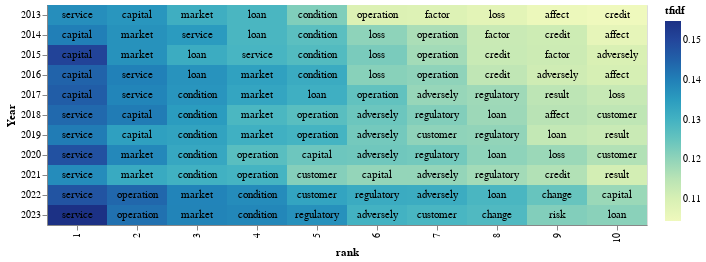

Notebook code for this chart:
### Markdown cell above
**Type1**

### Code cell
filtered_df = tfidf_df[~tfidf_df['Company'].isin(['JPM', 'GS', 'SCHW','Citi','BofA','MS'])]

average_tfidf = filtered_df.groupby(['Year', 'term'])['tfidf'].mean()

average_tfidf_df = average_tfidf.reset_index()

top_tfidf = average_tfidf_df.sort_values(by=['Year','tfidf'], ascending=[True,False]).groupby(['Year']).head(10)

top_tfidf_plusRand = top_tfidf.copy()
top_tfidf_plusRand['tfidf'] = top_tfidf_plusRand['tfidf'] + np.random.rand(top_tfidf.shape[0])*0.0001


base = alt.Chart(top_tfidf_plusRand).encode(
    x = 'rank:O',
    y = 'Year:N'
).transform_window(
    rank = "rank()",
    sort = [alt.SortField("tfidf", order="descending")],
    groupby = ["Year"],
)


heatmap = base.mark_rect().encode(
    color = 'tfidf:Q'
)



text = base.mark_text(baseline='middle').encode(
    text = 'term:N',
    color = alt.condition(alt.datum.tfidf >= 0.23, alt.value('white'), alt.value('black'))
)


(heatmap + text).properties(width = 600)

### Figure 1 — Vega-Lite specification as saved in the notebook (floating-point values rounded to 4 significant figures)
{"config": {"view": {"continuousWidth": 400, "continuousHeight": 300}}, "layer": [{"mark": "rect", "encoding": {"color": {"field": "tfidf", "type": "quantitative"}, "x": {"field": "rank", "type": "ordinal"}, "y": {"field": "Year", "type": "nominal"}}, "transform": [{"window": [{"op": "rank", "field": "", "as": "rank"}], "groupby": ["Year"], "sort": [{"field": "tfidf", "order": "descending"}]}]}, {"mark": {"type": "text", "baseline": "middle"}, "encoding": {"color": {"condition": {"value": "white", "test": "(datum.tfidf >= 0.23)"}, "value": "black"}, "text": {"field": "term", "type": "nominal"}, "x": {"field": "rank", "type": "ordinal"}, "y": {"field": "Year", "type": "nominal"}}, "transform": [{"window": [{"op": "rank", "field": "", "as": "rank"}], "groupby": ["Year"], "sort": [{"field": "tfidf", "order": "descending"}]}]}], "data": {"name": "data-c611c29b8b551fcb5db8740f5fd613f7"}, "width": 600, "$schema": "https://vega.github.io/schema/vega-lite/v4.17.0.json", "datasets": {"data-c611c29b8b551fcb5db8740f5fd613f7": [{"Year": "2013", "term": "service", "tfidf": 0.1375}, {"Year": "2013", "term": "capital", "tfidf": 0.136}, {"Year": "2013", "term": "market", "tfidf": 0.1309}, {"Year": "2013", "term": "loan", "tfidf": 0.1289}, {"Year": "2013", "term": "condition", "tfidf": 0.1219}, {"Year": "2013", "term": "operation", "tfidf": 0.1094}, {"Year": "2013", "term": "factor", "tfidf": 0.1091}, {"Year": "2013", "term": "loss", "tfidf": 0.1077}, {"Year": "2013", "term": "affect", "tfidf": 0.1054}, {"Year": "2013", "term": "credit", "tfidf": 0.1045}, {"Year": "2014", "term": "capital", "tfidf": 0.1401}, {"Year": "2014", "term": "market", "tfidf": 0.1369}, {"Year": "2014", "term": "service", "tfidf": 0.1353}, {"Year": "2014", "term": "loan", "tfidf": 0.1289}, {"Year": "2014", "term": "condition", "tfidf": 0.1265}, {"Year": "2014", "term": "loss", "tfidf": 0.1203}, {"Year": "2014", "term": "operation", "tfidf": 0.1167}, {"Year": "2014", "term": "factor", "tfidf": 0.1125}, {"Year": "2014", "term": "credit", "tfidf": 0.1118}, {"Year": "2014", "term": "affect", "tfidf": 0.1067}, {"Year": "2015", "term": "capital", "tfidf": 0.1507}, {"Year": "2015", "term": "market", "tfidf": 0.1369}, {"Year": "2015", "term": "loan", "tfidf": 0.1314}, {"Year": "2015", "term": "service", "tfidf": 0.1293}, {"Year": "2015", "term": "condition", "tfidf": 0.1277}, {"Year": "2015", "term": "loss", "tfidf": 0.1227}, {"Year": "2015", "term": "operation", "tfidf": 0.1177}, {"Year": "2015", "term": "credit", "tfidf": 0.1127}, {"Year": "2015", "term": "factor", "tfidf": 0.112}, {"Year": "2015", "term": "adversely", "tfidf": 0.1098}, {"Year": "2016", "term": "capital", "tfidf": 0.1448}, {"Year": "2016", "term": "service", "tfidf": 0.1398}, {"Year": "2016", "term": "loan", "tfidf": 0.1367}, {"Year": "2016", "term": "market", "tfidf": 0.134}, {"Year": "2016", "term": "condition", "tfidf": 0.1317}, {"Year": "2016", "term": "loss", "tfidf": 0.121}, {"Year": "2016", "term": "operation", "tfidf": 0.1202}, {"Year": "2016", "term": "credit", "tfidf": 0.114}, {"Year": "2016", "term": "adversely", "tfidf": 0.1115}, {"Year": "2016", "term": "affect", "tfidf": 0.1104}, {"Year": "2017", "term": "capital", "tfidf": 0.1457}, {"Year": "2017", "term": "service", "tfidf": 0.1391}, {"Year": "2017", "term": "condition", "tfidf": 0.1362}, {"Year": "2017", "term": "market", "tfidf": 0.1331}, {"Year": "2017", "term": "loan", "tfidf": 0.1308}, {"Year": "2017", "term": "operation", "tfidf": 0.1256}, {"Year": "2017", "term": "adversely", "tfidf": 0.1193}, {"Year": "2017", "term": "regulatory", "tfidf": 0.1182}, {"Year": "2017", "term": "result", "tfidf": 0.1145}, {"Year": "2017", "term": "loss", "tfidf": 0.1129}, {"Year": "2018", "term": "service", "tfidf": 0.1438}, {"Year": "2018", "term": "capital", "tfidf": 0.1406}, {"Year": "2018", "term": "condition", "tfidf": 0.135}, {"Year": "2018", "term": "market", "tfidf": 0.1288}, {"Year": "2018", "term": "operation", "tfidf": 0.1268}, {"Year": "2018", "term": "adversely", "tfidf": 0.1242}, {"Year": "2018", "term": "regulatory", "tfidf": 0.1217}, {"Year": "2018", "term": "loan", "tfidf": 0.1185}, {"Year": "2018", "term": "affect", "tfidf": 0.1151}, {"Year": "2018", "term": "customer", "tfidf": 0.1142}, {"Year": "2019", "term": "service", "tfidf": 0.1406}, {"Year": "2019", "term": "capital", "tfidf": 0.1341}, {"Year": "2019", "term": "condition", "tfidf": 0.1335}, {"Year": "2019", "term": "market", "tfidf": 0.1306}, {"Year": "2019", "term": "operation", "tfidf": 0.1296}, {"Year": "2019", "term": "adversely", "tfidf": 0.1234}, {"Year": "2019", "term": "customer", "tfidf": 0.1202}, {"Year": "2019", "term": "regulatory", "tfidf": 0.1199}, {"Year": "2019", "term": "loan", "tfidf": 0.1135}, {"Year": "2019", "term": "result", "tfidf": 0.1126}, {"Year": "2020", "term": "service", "tfidf": 0.148}, {"Year": "2020", "term": "market", "tfidf": 0.1385}, {"Year": "2020", "term": "condition", "tfidf": 0.1325}, {"Year": "2020", "term": "operation", "tfidf": 0.1268}, {"Year": "2020", "term": "capital", "tfidf": 0.1242}, {"Year": "2020", "term": "adversely", "tfidf": 0.1238}, {"Year": "2020", "term": "regulatory", "tfidf": 0.1235}, {"Year": "2020", "term": "loan", "tfidf": 0.1203}, {"Year": "2020", "term": "loss", "tfidf": 0.1187}, {"Year": "2020", "term": "customer", "tfidf": 0.1159}, {"Year": "2021", "term": "service", "tfidf": 0.1378}, {"Year": "2021", "term": "market", "tfidf": 0.132}, {"Year": "2021", "term": "condition", "tfidf": 0.1304}, {"Year": "2021", "term": "operation", "tfidf": 0.1297}, {"Year": "2021", "term": "customer", "tfidf": 0.1213}, {"Year": "2021", "term": "capital", "tfidf": 0.1196}, {"Year": "2021", "term": "adversely", "tfidf": 0.1196}, {"Year": "2021", "term": "regulatory", "tfidf": 0.1178}, {"Year": "2021", "term": "credit", "tfidf": 0.116}, {"Year": "2021", "term": "result", "tfidf": 0.1109}, {"Year": "2022", "term": "service", "tfidf": 0.1474}, {"Year": "2022", "term": "operation", "tfidf": 0.1441}, {"Year": "2022", "term": "market", "tfidf": 0.1393}, {"Year": "2022", "term": "condition", "tfidf": 0.1379}, {"Year": "2022", "term": "customer", "tfidf": 0.1333}, {"Year": "2022", "term": "regulatory", "tfidf": 0.1316}, {"Year": "2022", "term": "adversely", "tfidf": 0.1315}, {"Year": "2022", "term": "loan", "tfidf": 0.129}, {"Year": "2022", "term": "change", "tfidf": 0.1249}, {"Year": "2022", "term": "capital", "tfidf": 0.1188}, {"Year": "2023", "term": "service", "tfidf": 0.1548}, {"Year": "2023", "term": "operation", "tfidf": 0.1425}, {"Year": "2023", "term": "market", "tfidf": 0.1394}, {"Year": "2023", "term": "condition", "tfidf": 0.1388}, {"Year": "2023", "term": "regulatory", "tfidf": 0.137}, {"Year": "2023", "term": "adversely", "tfidf": 0.1301}, {"Year": "2023", "term": "customer", "tfidf": 0.1291}, {"Year": "2023", "term": "change", "tfidf": 0.1281}, {"Year": "2023", "term": "risk", "tfidf": 0.1217}, {"Year": "2023", "term": "loan", "tfidf": 0.1207}]}}
